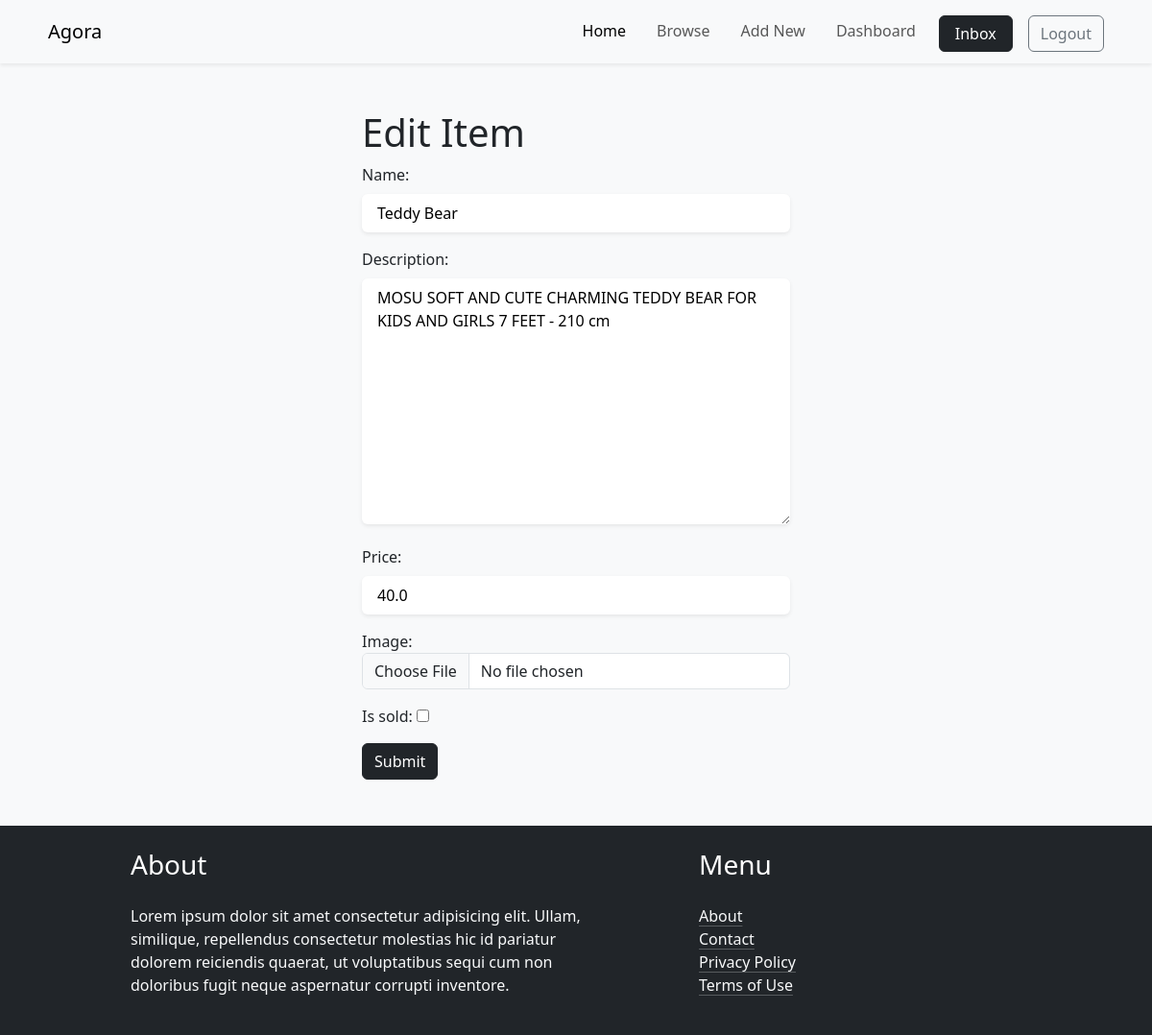
The app's page /item/1/edit/ (signed in), older data.
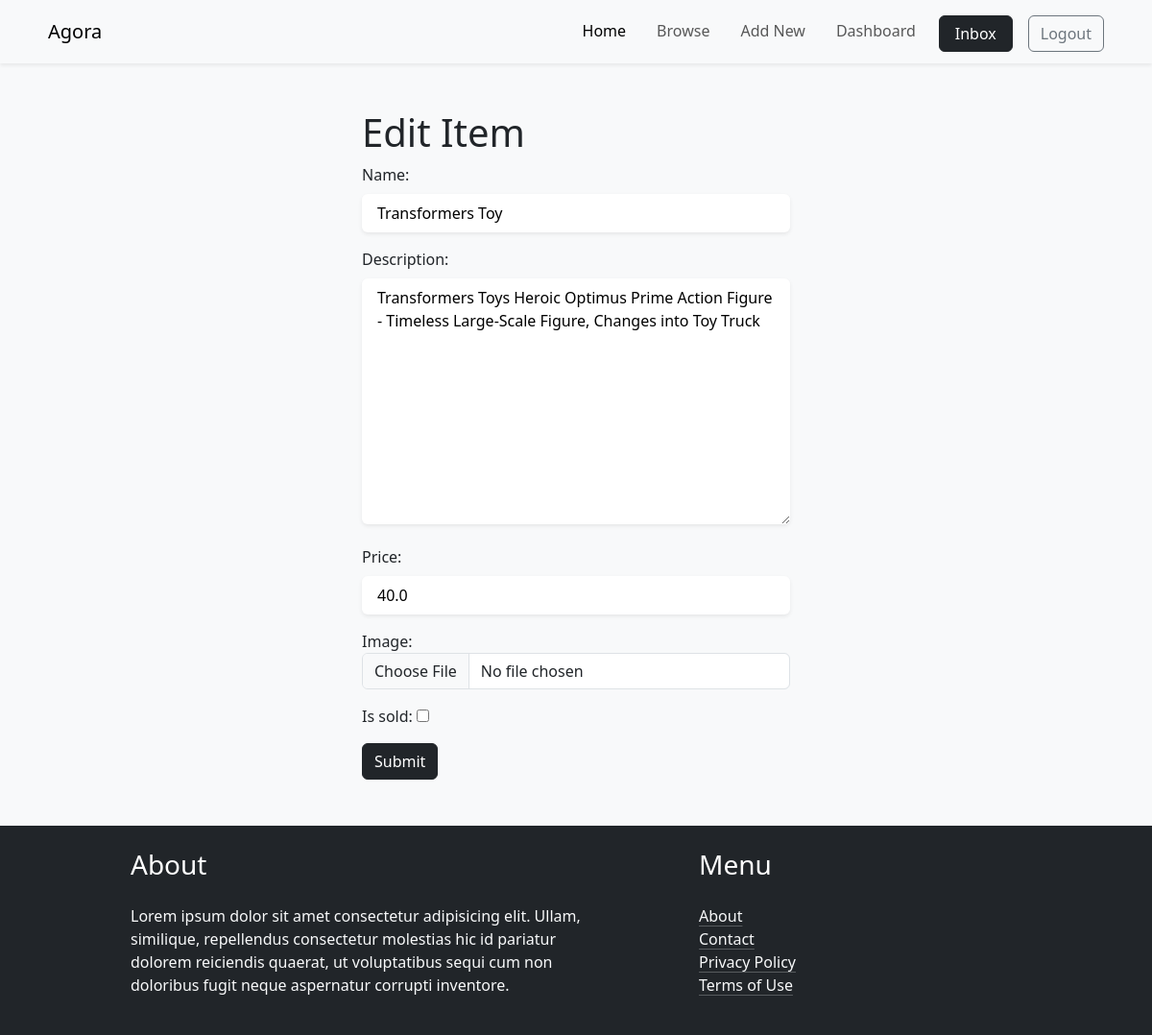
The same page, newer data.
### item/models.py (models this page shows, shortened)
class Item(models.Model):
    category = models.ForeignKey(Category, related_name='items', on_delete=models.CASCADE)
    name = models.CharField(max_length=255)
    description = models.TextField(blank=True, null=True)
    price = models.FloatField()
    image = models.ImageField(upload_to='item_images', blank=True, null=True)
    is_sold = models.BooleanField(default=False)
    created_by = models.ForeignKey(User, related_name='items', on_delete=models.CASCADE)
    created_at = models.DateTimeField(auto_now_add = True)

### item/views.py (the view)
# urls.py: path('<int:pk>/edit/', views.edit, name='edit')
@login_required
def edit(request, pk):
    item = get_object_or_404(Item, pk=pk, created_by=request.user)
    if request.method == 'POST':
        form = EditItemForm(request.POST, request.FILES, instance=item)
        if form.is_valid():
            form.save()
            return redirect('item:detail', pk=item.id)
    else:
        form = EditItemForm(instance=item)
    return render(request, 'item/form.html', {
        'form' : form,
        'title' : 'Edit Item'
    })

### item/forms.py
class EditItemForm(forms.ModelForm):
    class Meta:
        model = Item
        fields = ('name', 'description', 'price', 'image', 'is_sold')
        widgets = {
        'name' : forms.TextInput(attrs={
            'class' : 'w-100 py-2 px-3 rounded shadow-sm border-0 mt-2'
        }),
        'description' : forms.Textarea(attrs={
            'class' : 'w-100 py-2 px-3 rounded shadow-sm border-0 mt-2'
        }),
        'price' : forms.TextInput(attrs={
            'class' : 'w-100 py-2 px-3 rounded shadow-sm border-0 mt-2'
        }),
        'image' : forms.FileInput(attrs={
            'class' : 'form-control'
        })
    }

### item/templates/item/form.html (shortened to what this page needs)
{% extends 'core/base.html' %}
{% block content %}
<div class="bg-light p-5">
   <div class="row d-flex justify-content-center">
    <div class="col-5">
        <h1>{{ title }}</h1>
        <form method="POST" action="." enctype="multipart/form-data">
            <div>
                {{ form.as_p }}
            </div>
            <button class=" btn btn-dark">Submit</button>
        </form>
    </div>
   </div>
</div>
{% endblock %}

Row changes from the older to the newer data that the page shows:
changed Item: name "Teddy Bear" → "Transformers Toy"; description "MOSU SOFT AND CUTE CHARMING TEDDY BEAR FOR KIDS AND GIRLS 7 FEET - 210 cm" → "Transformers Toys Heroic Optimus Prime Action Figure - Timeless Large-Scale Figure, Changes into Toy Truck"
